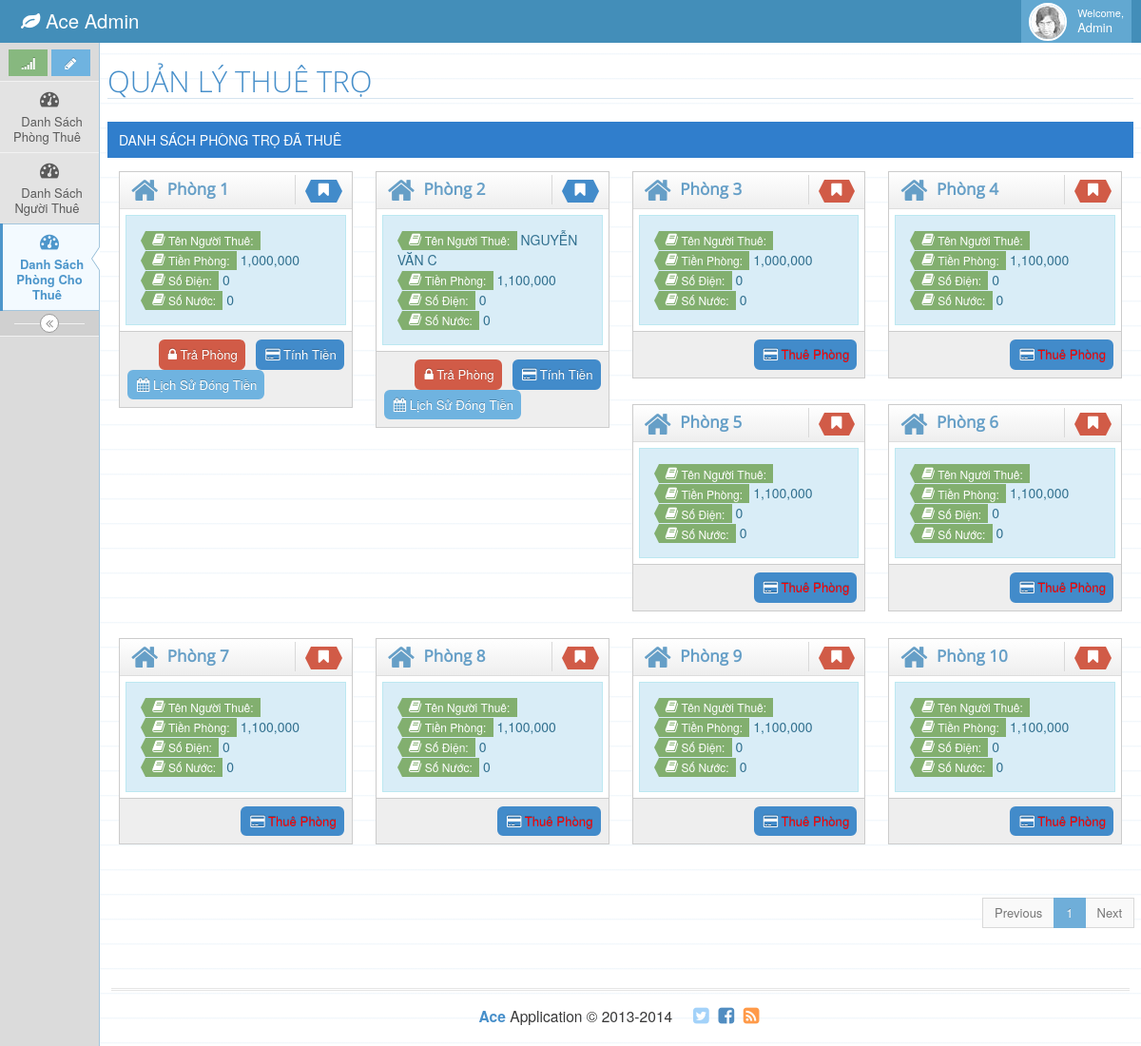
The app's page /DanhsachphongthueController/index, older data.
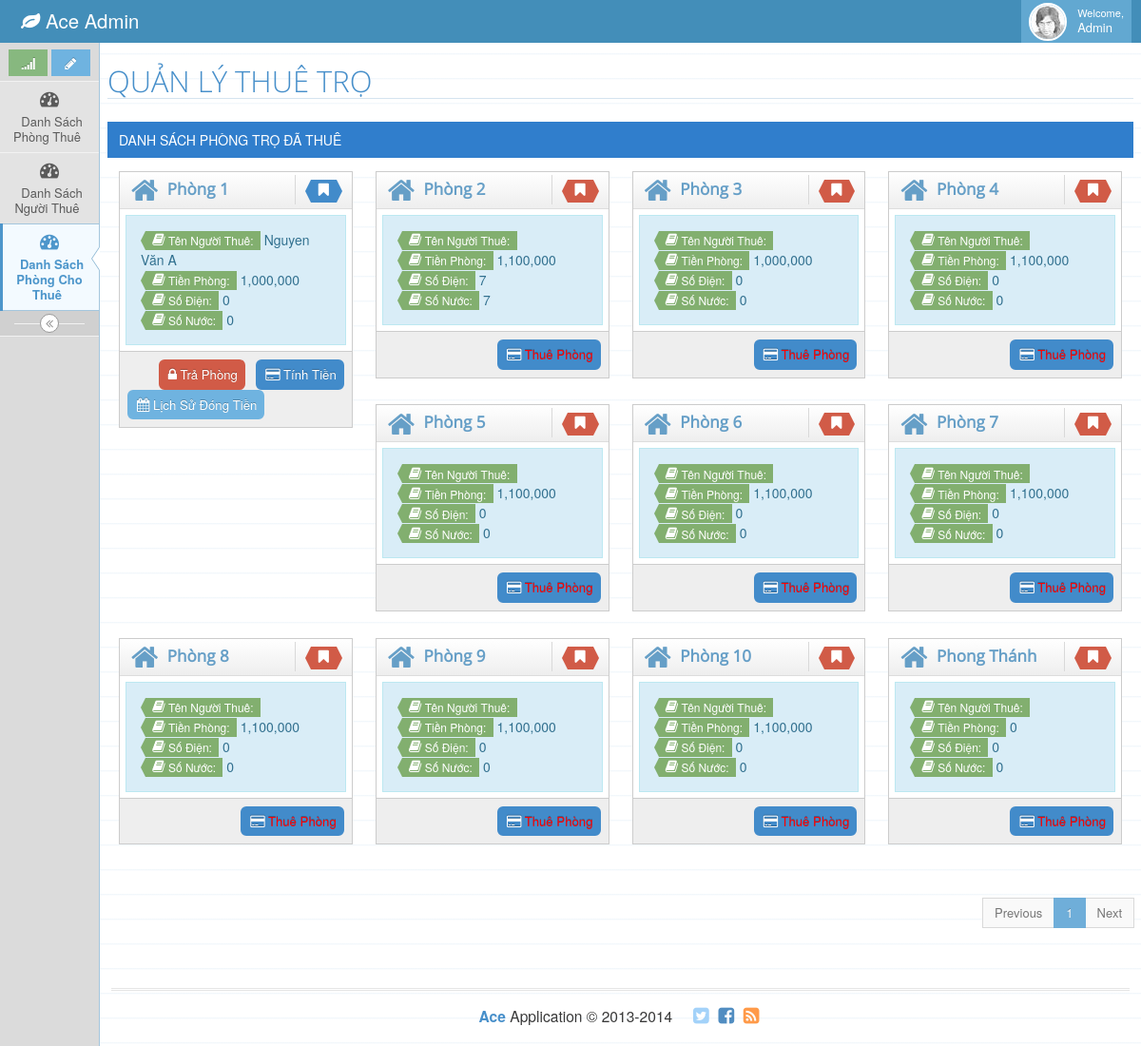
The same page, newer data.
### tables this page shows
CREATE TABLE `list_room` (
  `ID` int(11) NOT NULL,
  `NAME_ROOM` varchar(50) NOT NULL,
  `PRICE` double NOT NULL,
  `NUMBER_ELECTRIC` int(11) NOT NULL,
  `NUMBER_WATER` int(11) NOT NULL,
  `DECRIPTION` text NOT NULL,
  `STATUS` tinyint(1) NOT NULL,
  `IS_DELETE` int(11) NOT NULL
);

CREATE TABLE `room_renter` (
  `ID` int(11) NOT NULL,
  `Full_name` varchar(200) NOT NULL,
  `SCMND` varchar(50) NOT NULL,
  `PhoneNumber` varchar(50) NOT NULL,
  `Decription` text DEFAULT NULL,
  `Status` tinyint(1) NOT NULL,
  `IS_DELETE` int(11) NOT NULL,
  `RENTER_DAYIN` varchar(50) DEFAULT NULL,
  `RENTER_DAYOUT` varchar(50) DEFAULT NULL
);

### app/core/Controller.php (called while the page is built, shortened)
<?php
class Controller
{
	public function model($model)
	{
		if (file_exists('app'.DS.'models'.DS.$model.'.php')) {
			return new $model();
		} else {
			die('Model '.$model.' not exist.');
		}
	}
	public function view($view,$data = [])
	{
		$init_view = new View();
		return $init_view->render($view,$data);
	}
}
 ?>

### app/controller/DanhsachphongthueController.php (called while the page is built, shortened)
<?php
class DanhsachphongthueController extends Controller
{
    public function index($page=1)
    {
        $RenterRoom = $this->model('PhongthueModel');
        $listRenterRoom = $RenterRoom->get_data($page);
        $this->view('danhsachphongthue/index',['listRenterRoom' => $listRenterRoom[0],'total_page' => $listRenterRoom[1],'curent_page' => $page]);
    }
}

### app/core/autoload.php (called while the page is built, shortened)
<?php
	$url = isset($_GET['url'])?explode('/',filter_var(rtrim($_GET['url'],'/'),FILTER_SANITIZE_URL)):[];
	Router::route($url);
?>

### index.php (called while the page is built, shortened)
<?php
require_once (ROOT.DS.'app'.DS.'core'.DS.'autoload.php');
?>

### app/core/DB.php (called while the page is built, shortened)
<?php
class DB
{
	private static $_intance = null;
	private $_pdo,$_query,$_result,$_count = 0, $_lastInsertID = null,$_error = false;
	private function __construct()
	{
		try {
			$this->_pdo = new PDO('mysql:host='.DB_HOST.';dbname='.DB_NAME.';charset=utf8',DB_USERNAME,DB_PASSWORD);
		} catch (PDOException $e) {
			die($e->getMessage());
		}
	}
	public static function getInstance()
	{
		if (!isset(self::$_intance)) {
			self::$_intance = new DB();
		}
		return self::$_intance;
	}
	public function query($sql,$params = [])
	{
		$this->_error = false;
		if ($this->_query = $this->_pdo->prepare($sql)) {
			$stt = 1;
			foreach ($params as $param) {
				$this->_query->bindValue($stt,$param);
				$stt ++;
			}
		}
		if ($this->_query->execute()) {
			$this->_result = $this->_query->fetchAll(PDO::FETCH_CLASS);
		}else {
			$this->_error = true;
		}
		return $this;
	}
	public function results()
	{
		return $this->_result;
	}
	public function get_columns($table)
	{
		return $this->query("SHOW COLUMNS FROM {$table}")->results();
	}
	public function error()
	{
		return $this->_error;
	}
}
 ?>

### app/core/Model.php (called while the page is built, shortened)
<?php
class Model
{
    protected $_db, $table, $_modelName,$_columnName=[];
    public function __construct() {
        $this->_db = DB::getInstance();
        $this->_setTableColumns();
    }
    protected function _setTableColumns() {
        $columns = $this->_db->get_columns($this->table);
    }
    public function query($sql,$bind=[])
    {
        $results = $this->_db->query($sql,$bind);
        if ( ! $results->error()) {
            return $results->results();
        }
        return $results;
    }
}

### app/models/PhongthueModel.php (called while the page is built, shortened)
<?php
class PhongthueModel extends Model
{
    public function get_data($page)
    {
        $sql = "SELECT *,list_room.ID as ID, lits_renter_rom.ID as ROOM_RENT_ID FROM list_room LEFT JOIN lits_renter_rom ON list_room.ID=lits_renter_rom.ID_ROOM LEFT JOIN room_renter ON lits_renter_rom.ID_RENTER = room_renter.ID ORDER BY list_room.ID ASC LIMIT ".($page -1)*12 .", 12";
        $count_sql = "SELECT * FROM list_room";
        $count = count($this->query($count_sql));
        return [$this->query($sql),$count];
    }
}

### app/lib/helpers/helpers.php (called while the page is built, shortened)
<?php
function asset($url='')
{
    $urlString = '';
    if (!empty($url)) {
        $urlArr = explode('/',$url);
        $urlString = implode(DS,$urlArr);
    }
    return ('/public'.DS.$urlString);
}
function url($url='',$params=[])
{
    $urlString = '';
    if (! empty($url) && $url !='/') {
        $url = trim($url,'/');
        $urlArr = explode('/',$url);
        if(count($urlArr) == 1) {
            array_push($urlArr,'index');
        }
        $urlString = implode(DS,$urlArr);
        if (! empty($params)) {
            foreach ($params as $value) {
                $urlString .= DS.$value;
            }
        }
    }
    return ('/'.$urlString);
}

### app/view/danhsachphongthue/index.php (the view, shortened to what this page needs)
<div class="row">
    <div class="row">
        <div class="col-xs-12">
            <h1 class="header smaller lighter blue">QUẢN LÝ THUÊ TRỌ</h1>
            <div class="clearfix">
            </div>
            <div class="table-header">
                DANH SÁCH PHÒNG TRỌ ĐÃ THUÊ
            </div>
            <div style="margin-top: 1%;">
                <?php
                    foreach ($listRenterRoom as $key => $room) {
                ?>
                <div class="col-xs-12 col-sm-3 widget-container-col" style="margin-bottom: 2%;">
                    <div class="widget-box">
                        <form method="post" action="<?= $room->STATUS != 0 ? url('DanhsachphongthueController/leaver_room') : '' ;?>">
                            <div class="widget-header">
                                <h4 class="widget-title smaller" style="font-weight: bold;"> <i class="ace-icon fa fa-home align-bottom bigger-180"></i> <?= $room->NAME_ROOM ?></h4>
                                <div class="widget-toolbar">
                                    <span class="label label-lg arrowed arrowed-right <?= $room->STATUS != 0 ? 'label-primary' : 'label-danger'; ?>"><i class="ace-icon fa fa-bookmark align-top bigger-120"></i></span>
                                </div>
                            </div>
                            <div class="widget-body">
                                <div class="widget-main padding-6">
                                    <div class="alert alert-info">
                                        <span class="label label-success arrowed"><i class="ace-icon fa fa-book bigger-120"></i> Tên Người Thuê:</span><span> <?= $room->Status == 1 ? $room->Full_name : '';?></span> <br>
                                        <span class="label label-success arrowed"><i class="ace-icon fa fa-book bigger-120"></i> Tiền Phòng:</span><span> <?= number_format($room->PRICE);?></span> <br>
                                        <span class="label label-success arrowed"><i class="ace-icon fa fa-book bigger-120"></i> Số Điện:</span><span> <?= $room->NUMBER_ELECTRIC;?></span> <br>
                                        <span class="label label-success arrowed"><i class="ace-icon fa fa-book bigger-120"></i> Số Nước:</span><span> <?= $room->NUMBER_WATER;?></span> <br>
                                    </div>
                                </div>
                                <div class="widget-toolbox padding-8 clearfix">
                                    <a class="btn btn-xs btn-primary pull-right " <?= $room->STATUS != 0 ? 'data-toggle="modal" data-target="#modal-caculator"' : 'href="'.url('DanhsachphongthueController/viewAdd',[$room->ID,$room->NUMBER_ELECTRIC,$room->NUMBER_WATER,$curent_page]).'"'; ?> style="border-radius: 6px;" >
                                        <i class="ace-icon fa fa-credit-card icon-on-right bigger-120"></i>
                                        <span class="bigger-110" style="color:<?= $room->STATUS != 0 ?'': 'red' ?> ;"><?= $room->STATUS != 0 ? 'Tính Tiền' : 'Thuê Phòng' ?></span>
                                    </a>
                                    <?php
                                        if ($room->STATUS != 0) {
                                            echo '<button class="btn btn-xs btn-danger pull-right" type="submit" style="margin-right: 5%;border-radius: 6px;border-radius: 6px;" >';
                                            echo '<i class="ace-icon fa fa-lock icon-on-right bigger-120"></i>';
                                            echo '<span class="bigger-110"> Trả Phòng</span></button>';
                                            echo '<a class="btn btn-xs btn-info pull-left" onclick="watch_history('. $room->ID .');" style="margin-right: 5%;border-radius: 6px;border-radius: 6px;" >';
                                            echo '<i class="ace-icon fa fa-calendar icon-on-right bigger-120"></i>';
                                            echo '<span class="bigger-110"> Lịch Sử Đóng Tiền</span></a>';
                                        }
                                    ?>
                                </div>
                            </div>
                        </form>
                    </div>
                </div>
                <?php } ?>
            </div>
            <div class="clearfix"></div>
            <div class="wizard-actions" style="margin-top: 1%;">
                <ul class="pagination">
                    <li class="paginate_button previous <?= $curent_page > 1?'':'disabled'?>">
                        <a href="<?= $curent_page >1?url('DanhsachphongthueController/index',[$curent_page - 1]):''; ?>">Previous</a>
                    </li>
                    <?php
                    for ($i=1; $i <= CEIL($total_page/12); $i++) {
                        echo '<li class="paginate_button '.($i == $curent_page?'active':'').'" ><a href="'.url('DanhsachphongthueController/index',[$i]).'">'.$i.'</a></li>';
                    }
                    ?>
                    <li class="paginate_button next <?= $curent_page == CEIL($total_page/12)?'disabled':''?>" >
                        <a href="<?= ($curent_page < CEIL($total_page/12))? url('DanhsachphongthueController/index',[$curent_page + 1]): ''; ?>">Next</a>
                    </li>
                </ul>
            </div>
        </div>
    </div>
</div>

### app/core/Router.php (shortened to what this page needs)
<?php
class Router
{
	public static function route($url)
	{
		array_shift($url);
		$action = (isset($url[0]) && $url[0] != '') ? $url[0] : 'index';
		array_shift($url);
		$params = array_values($url);
		$controller = new $controller();
		if (method_exists($controller, $action)) {
			call_user_func_array([$controller,$action], $params);
		} else {
			die('The action not exist');
		}
	}
}

### app/core/View.php (shortened to what this page needs)
<?php
class View
{
    protected $_head = '', $_body='', $_setTitel = SITE_TITLE, $_outputBuffer, $_layout = DEFAULT_LAYOUT;
    public function render($viewName,$data)
    {
        $viewAry = explode('/',$viewName);
        $viewString = implode(DS,$viewAry);
       if (file_exists(ROOT.DS.'app'.DS.'view'.DS.$viewString.'.php')) {
           include(ROOT.DS.'app'.DS.'view'.DS.$viewString.'.php');
           include(ROOT.DS.'app'.DS.'view'.DS.'layout'.DS.$this->_layout.'.php');
       }else {
           die('The view \"'. $viewName .'\" does not exist');
       }
    }
    public function content($type)
    {
        if ($type == 'head') {
            return $this->_head;
        } elseif($type == 'body') {
            return $this->_body;
        }
        return false;
    }
    public function start($type)
    {
        $this->_outputBuffer = $type;
    }
    public function end()
    {
        if ($this->_outputBuffer == 'head') {
            $this->_head = ob_get_clean();
        } elseif($this->_outputBuffer == 'body') {
            $this->_body = ob_get_clean();
        } else {
            die(' Must run method start');
        }
    }
}

### app/view/layout/main.php (shortened to what this page needs)
<!DOCTYPE html>
<html lang="en">
<head>
	<link rel="stylesheet" href="<?= asset('assets/css/bootstrap.min.css'); ?>" />
	<link rel="stylesheet" href="<?= asset('assets/font-awesome/4.5.0/css/font-awesome.min.css'); ?>" />
	<link rel="stylesheet" href="<?= asset('assets/css/bootstrap-datepicker3.min.css'); ?>" />
	<link rel="stylesheet" href="<?= asset('assets/css/ace.min.css'); ?>" class="ace-main-stylesheet" id="main-ace-style" />
	<link rel="stylesheet" href="<?= asset('assets/css/ace-skins.min.css'); ?>" />
	<link rel="stylesheet" href="<?= asset('assets/css/ace-rtl.min.css'); ?>" />
	<link rel="stylesheet" href="<?= asset('css/customer.css'); ?>" />
</head>
<body class="skin-3 no-skin">
	<div id="navbar" class="navbar navbar-default ace-save-state">
		<div class="navbar-container ace-save-state" id="navbar-container">
			<div class="navbar-header pull-left">
				<a href="#" class="navbar-brand">
					<small>
						<i class="fa fa-leaf"></i>
						Ace Admin
					</small>
				</a>
			</div>
			<div class="navbar-buttons navbar-header pull-right" role="navigation">
				<ul class="nav ace-nav">
					<li class="light-blue dropdown-modal">
						<a data-toggle="dropdown" href="#" class="dropdown-toggle">
							<img class="nav-user-photo" src="<?= asset('assets/images/avatars/user.jpg'); ?>" alt="Jason's Photo" />
							<span class="user-info">
								<small>Welcome,</small>
								Admin
							</span>
						</a>
					</li>
				</ul>
			</div>
		</div>
	</div>
	<div class="main-container ace-save-state" id="main-container">
		<div id="sidebar" class="sidebar responsive ace-save-state compact">
			<div class="sidebar-shortcuts">
				<div class="sidebar-shortcuts-large">
					<button class="btn btn-success">
						<i class="ace-icon fa fa-signal"></i>
					</button>
					<button class="btn btn-info" href="#my-modal" data-toggle="modal">
						<i class="ace-icon fa fa-pencil"></i>
					</button>
				</div>
			</div>
			<ul class="nav nav-list">
				<li class="<?= count(explode('/', ltrim($_SERVER['REQUEST_URI'], '/'))) == 1 ? 'active' : ''; ?>">
					<a href="<?= url('/'); ?>" text="">
						<i class="menu-icon fa fa-tachometer"></i>
						<span class="menu-text"> Danh Sách Phòng Thuê </span>
					</a>
				</li>
				<li class="<?= (count(explode('/', ltrim($_SERVER['REQUEST_URI'], '/'))) >= 2 && (explode('/', ltrim($_SERVER['REQUEST_URI'], '/')))[0] == 'DanhsachnguoithueController') ? 'active' : ''; ?>">
					<a href="<?= url('DanhsachnguoithueController'); ?>">
						<i class="menu-icon fa fa-tachometer"></i>
						<span class="menu-text"> Danh Sách Người Thuê </span>
					</a>
				</li>
				<li class="<?= (count(explode('/', ltrim($_SERVER['REQUEST_URI'], '/'))) >= 2 && (explode('/', ltrim($_SERVER['REQUEST_URI'], '/')))[0] == 'DanhsachphongthueController') ? 'active' : ''; ?>">
					<a href="<?= url('DanhsachphongthueController'); ?>">
						<i class="menu-icon fa fa-tachometer"></i>
						<span class="menu-text"> Danh Sách Phòng Cho Thuê </span>
					</a>
				</li>
			</ul>
			<div class="sidebar-toggle sidebar-collapse" id="sidebar-collapse">
				<i id="sidebar-toggle-icon" class="ace-icon fa fa-angle-double-left ace-save-state" data-icon1="ace-icon fa fa-angle-double-left" data-icon2="ace-icon fa fa-angle-double-right"></i>
			</div>
		</div>
		<div class="main-content">
			<div class="main-content-inner">
				<div class="page-content">
					<div class="row">
						<div class="col-xs-12">
							<?= $this->content('body'); ?>
						</div>
					</div>
				</div>
			</div>
		</div>
		<div class="footer">
			<div class="footer-inner">
				<div class="footer-content">
					<span class="bigger-120">
						<span class="blue bolder">Ace</span>
						Application &copy; 2013-2014
					</span>
					<span class="action-buttons">
						<a href="#">
							<i class="ace-icon fa fa-twitter-square light-blue bigger-150"></i>
						</a>
						<a href="#">
							<i class="ace-icon fa fa-facebook-square text-primary bigger-150"></i>
						</a>
						<a href="#">
							<i class="ace-icon fa fa-rss-square orange bigger-150"></i>
						</a>
					</span>
				</div>
			</div>
		</div>
	</div>
</body>
</html>

### public/css/customer.css (style rules this page uses)
.skin-3 .navbar { background:#438EB9 }
.skin-3 .nav-list li.active>a:before { top: 24px; }
.skin-3 .nav-list li.active>a:after { top: 24px; }
.menu-text { padding: 5px; }

Row changes from the older to the newer data that the page shows:
changed list_room "Phòng 1": room_renter.Full_name (not shown) → "Nguyen Văn A"
changed list_room "Phòng 2": NUMBER_ELECTRIC "0" → "7"; NUMBER_WATER "0" → "7"; room_renter.Full_name "NGUYỄN VĂN C" → (not shown); STATUS "Tính Tiền Trả Phòng Lịch Sử Đóng Tiền" → "Thuê Phòng"
added list_room: NAME_ROOM "Phong Thánh", PRICE "0", NUMBER_ELECTRIC "0", NUMBER_WATER "0", STATUS "Thuê Phòng"
